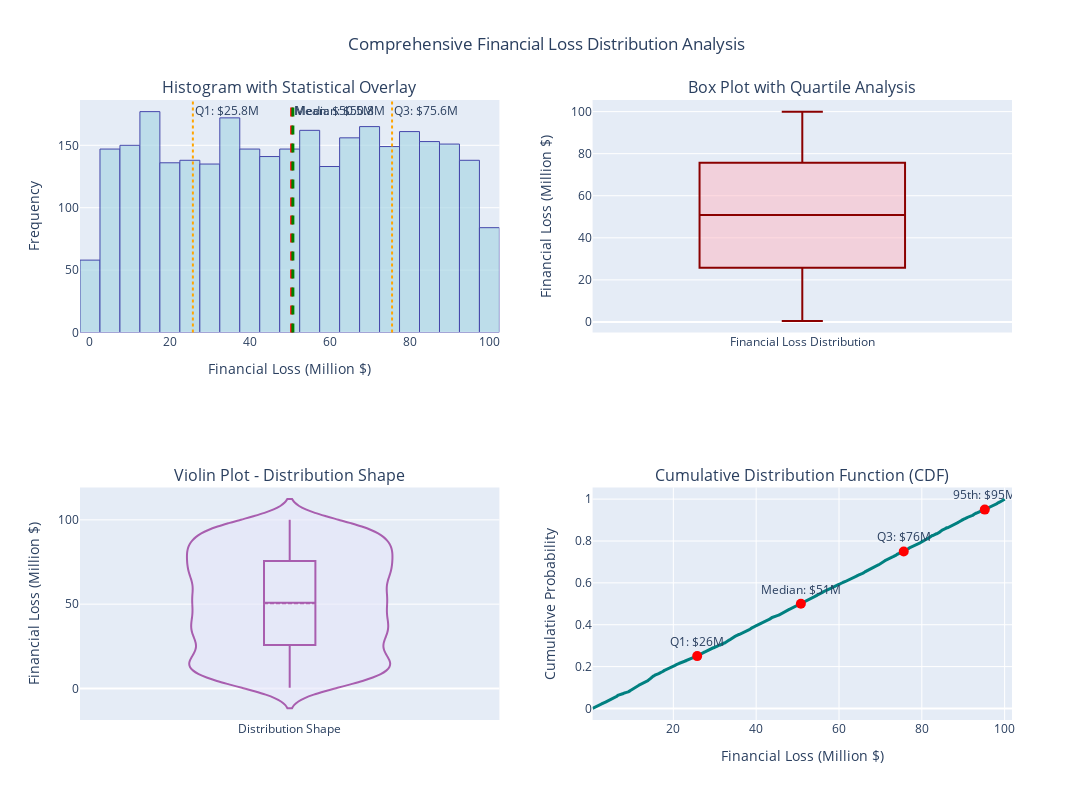

Notebook source saved alongside this figure:
### Code cell
# Enhanced Financial Loss Distribution Analysis with Multiple Visualizations
financial_data = cleaned_df['Financial Loss (in Million $)']
mean_val = financial_data.mean()
median_loss = financial_data.median()
std_val = financial_data.std()
percentile_25 = np.percentile(financial_data, 25)
percentile_75 = np.percentile(financial_data, 75)
percentile_95 = np.percentile(financial_data, 95)

# Create a comprehensive subplot layout
from plotly.subplots import make_subplots

# Create subplots with different chart types
fig = make_subplots(
    rows=2, cols=2,
    subplot_titles=(
        'Histogram with Statistical Overlay',
        'Box Plot with Quartile Analysis', 
        'Violin Plot - Distribution Shape',
        'Cumulative Distribution Function (CDF)'
    ),
    specs=[[{"secondary_y": False}, {"secondary_y": False}],
           [{"secondary_y": False}, {"secondary_y": False}]]
)

# 1. Enhanced Histogram with better binning and overlays
hist_trace = go.Histogram(
    x=financial_data,
    nbinsx=40,
    name='Financial Loss',
    opacity=0.7,
    marker_color='lightblue',
    marker_line_color='darkblue',
    marker_line_width=1
)
fig.add_trace(hist_trace, row=1, col=1)

# Add statistical lines to histogram
fig.add_vline(x=mean_val, line_dash="dash", line_color="red", line_width=3,
              annotation_text=f"Mean: ${mean_val:.1f}M", row=1, col=1)
fig.add_vline(x=median_loss, line_dash="dash", line_color="green", line_width=3,
              annotation_text=f"Median: ${median_loss:.1f}M", row=1, col=1)
fig.add_vline(x=percentile_25, line_dash="dot", line_color="orange", line_width=2,
              annotation_text=f"Q1: ${percentile_25:.1f}M", row=1, col=1)
fig.add_vline(x=percentile_75, line_dash="dot", line_color="orange", line_width=2,
              annotation_text=f"Q3: ${percentile_75:.1f}M", row=1, col=1)

# 2. Enhanced Box Plot with statistical annotations
box_trace = go.Box(
    y=financial_data,
    name='Financial Loss Distribution',
    boxpoints='outliers',
    marker_color='lightcoral',
    line_color='darkred',
    fillcolor='rgba(255, 182, 193, 0.5)',
    whiskerwidth=0.2
)
fig.add_trace(box_trace, row=1, col=2)

# 3. Violin Plot for distribution shape
violin_trace = go.Violin(
    y=financial_data,
    name='Distribution Shape',
    box_visible=True,
    line_color='purple',
    fillcolor='lavender',
    opacity=0.6,
    meanline_visible=True
)
fig.add_trace(violin_trace, row=2, col=1)

# 4. Cumulative Distribution Function
sorted_data = np.sort(financial_data)
cdf_y = np.arange(1, len(sorted_data) + 1) / len(sorted_data)
cdf_trace = go.Scatter(
    x=sorted_data,
    y=cdf_y,
    mode='lines',
    name='CDF',
    line=dict(color='teal', width=3)
)
fig.add_trace(cdf_trace, row=2, col=2)

# Add percentile markers to CDF
fig.add_scatter(x=[percentile_25, median_loss, percentile_75, percentile_95], 
                y=[0.25, 0.5, 0.75, 0.95],
                mode='markers+text',
                marker=dict(size=10, color='red'),
                text=[f'Q1: ${percentile_25:.0f}M', f'Median: ${median_loss:.0f}M', 
                      f'Q3: ${percentile_75:.0f}M', f'95th: ${percentile_95:.0f}M'],
                textposition="top center",
                name='Key Percentiles',
                row=2, col=2)

# Update layout
fig.update_layout(
    title_text="Comprehensive Financial Loss Distribution Analysis",
    title_x=0.5,
    height=800,
    width=1200,
    showlegend=False
)

# Update individual subplot axes
fig.update_xaxes(title_text="Financial Loss (Million $)", row=1, col=1)
fig.update_yaxes(title_text="Frequency", row=1, col=1)
fig.update_yaxes(title_text="Financial Loss (Million $)", row=1, col=2)
fig.update_yaxes(title_text="Financial Loss (Million $)", row=2, col=1)
fig.update_xaxes(title_text="Financial Loss (Million $)", row=2, col=2)
fig.update_yaxes(title_text="Cumulative Probability", row=2, col=2)

fig.show()

# Enhanced Statistical Summary
print("📊 ENHANCED FINANCIAL LOSS DISTRIBUTION ANALYSIS")
print("=" * 70)
print(f"📈 Central Tendency:")
print(f"   • Mean: ${mean_val:.2f}M")
print(f"   • Median: ${median_loss:.2f}M") 
print(f"   • Mode: ${financial_data.mode().iloc[0]:.2f}M")
print(f"\n📏 Variability Measures:")
print(f"   • Standard Deviation: ${std_val:.2f}M")
print(f"   • Variance: ${financial_data.var():.2f}M²")
print(f"   • Coefficient of Variation: {(std_val/mean_val)*100:.1f}%")
print(f"   • Interquartile Range (IQR): ${percentile_75 - percentile_25:.2f}M")
print(f"\n📊 Distribution Shape:")
print(f"   • Skewness: {financial_data.skew():.3f} ({'Right-skewed' if financial_data.skew() > 0 else 'Left-skewed' if financial_data.skew() < 0 else 'Symmetric'})")
print(f"   • Kurtosis: {financial_data.kurtosis():.3f} ({'Heavy-tailed' if financial_data.kurtosis() > 0 else 'Light-tailed'})")
print(f"\n🎯 Key Percentiles:")
print(f"   • 5th percentile: ${np.percentile(financial_data, 5):.2f}M")
print(f"   • 25th percentile (Q1): ${percentile_25:.2f}M")
print(f"   • 50th percentile (Median): ${median_loss:.2f}M")
print(f"   • 75th percentile (Q3): ${percentile_75:.2f}M")
print(f"   • 95th percentile: ${percentile_95:.2f}M")
print(f"\n💰 Risk Assessment:")
outlier_threshold_upper = percentile_75 + 1.5 * (percentile_75 - percentile_25)
high_risk_incidents = len(financial_data[financial_data > outlier_threshold_upper])
print(f"   • High-risk incidents (>${outlier_threshold_upper:.0f}M): {high_risk_incidents} ({(high_risk_incidents/len(financial_data))*100:.1f}%)")
print(f"   • Expected range (Q1-Q3): ${percentile_25:.0f}M - ${percentile_75:.0f}M")
print(f"   • Extreme losses (>95th percentile): ${len(financial_data[financial_data > percentile_95])} incidents")

### Figure 1 — Plotly figure (JSON) as saved in the notebook; plotly's stock layout.template omitted (floating-point values rounded to 4 significant figures; data arrays with more than 128 entries replaced by an {"elided": "..."} marker saying what was removed)
{"data": [{"marker": {"color": "lightblue", "line": {"color": "darkblue", "width": 1}}, "name": "Financial Loss", "nbinsx": 40, "opacity": 0.7, "type": "histogram", "x": {"elided": "3000 float values"}, "xaxis": "x", "yaxis": "y"}, {"boxpoints": "outliers", "fillcolor": "rgba(255, 182, 193, 0.5)", "line": {"color": "darkred"}, "marker": {"color": "lightcoral"}, "name": "Financial Loss Distribution", "type": "box", "whiskerwidth": 0.2, "xaxis": "x2", "y": {"elided": "3000 float values"}, "yaxis": "y2"}, {"box": {"visible": true}, "fillcolor": "lavender", "line": {"color": "purple"}, "meanline": {"visible": true}, "name": "Distribution Shape", "opacity": 0.6, "type": "violin", "xaxis": "x3", "y": {"elided": "3000 float values"}, "yaxis": "y3"}, {"line": {"color": "teal", "width": 3}, "mode": "lines", "name": "CDF", "type": "scatter", "x": {"elided": "3000 float values"}, "xaxis": "x4", "y": {"elided": "3000 float values"}, "yaxis": "y4"}, {"marker": {"color": "red", "size": 10}, "mode": "markers+text", "name": "Key Percentiles", "text": ["Q1: $26M", "Median: $51M", "Q3: $76M", "95th: $95M"], "textposition": "top center", "type": "scatter", "x": [25.76, 50.8, 75.63, 95.2], "xaxis": "x4", "y": [0.25, 0.5, 0.75, 0.95], "yaxis": "y4"}], "layout": {"annotations": [{"font": {"size": 16}, "showarrow": false, "text": "Histogram with Statistical Overlay", "x": 0.225, "xanchor": "center", "xref": "paper", "y": 1, "yanchor": "bottom", "yref": "paper"}, {"font": {"size": 16}, "showarrow": false, "text": "Box Plot with Quartile Analysis", "x": 0.775, "xanchor": "center", "xref": "paper", "y": 1, "yanchor": "bottom", "yref": "paper"}, {"font": {"size": 16}, "showarrow": false, "text": "Violin Plot - Distribution Shape", "x": 0.225, "xanchor": "center", "xref": "paper", "y": 0.375, "yanchor": "bottom", "yref": "paper"}, {"font": {"size": 16}, "showarrow": false, "text": "Cumulative Distribution Function (CDF)", "x": 0.775, "xanchor": "center", "xref": "paper", "y": 0.375, "yanchor": "bottom", "yref": "paper"}, {"showarrow": false, "text": "Mean: $50.5M", "x": 50.49, "xanchor": "left", "xref": "x", "y": 1, "yanchor": "top", "yref": "y domain"}, {"showarrow": false, "text": "Median: $50.8M", "x": 50.8, "xanchor": "left", "xref": "x", "y": 1, "yanchor": "top", "yref": "y domain"}, {"showarrow": false, "text": "Q1: $25.8M", "x": 25.76, "xanchor": "left", "xref": "x", "y": 1, "yanchor": "top", "yref": "y domain"}, {"showarrow": false, "text": "Q3: $75.6M", "x": 75.63, "xanchor": "left", "xref": "x", "y": 1, "yanchor": "top", "yref": "y domain"}], "height": 800, "shapes": [{"line": {"color": "red", "dash": "dash", "width": 3}, "type": "line", "x0": 50.49, "x1": 50.49, "xref": "x", "y0": 0, "y1": 1, "yref": "y domain"}, {"line": {"color": "green", "dash": "dash", "width": 3}, "type": "line", "x0": 50.8, "x1": 50.8, "xref": "x", "y0": 0, "y1": 1, "yref": "y domain"}, {"line": {"color": "orange", "dash": "dot", "width": 2}, "type": "line", "x0": 25.76, "x1": 25.76, "xref": "x", "y0": 0, "y1": 1, "yref": "y domain"}, {"line": {"color": "orange", "dash": "dot", "width": 2}, "type": "line", "x0": 75.63, "x1": 75.63, "xref": "x", "y0": 0, "y1": 1, "yref": "y domain"}], "showlegend": false, "title": {"text": "Comprehensive Financial Loss Distribution Analysis", "x": 0.5}, "width": 1200, "xaxis": {"anchor": "y", "domain": [0, 0.45], "title": {"text": "Financial Loss (Million $)"}}, "xaxis2": {"anchor": "y2", "domain": [0.55, 1]}, "xaxis3": {"anchor": "y3", "domain": [0, 0.45]}, "xaxis4": {"anchor": "y4", "domain": [0.55, 1], "title": {"text": "Financial Loss (Million $)"}}, "yaxis": {"anchor": "x", "domain": [0.625, 1], "title": {"text": "Frequency"}}, "yaxis2": {"anchor": "x2", "domain": [0.625, 1], "title": {"text": "Financial Loss (Million $)"}}, "yaxis3": {"anchor": "x3", "domain": [0, 0.375], "title": {"text": "Financial Loss (Million $)"}}, "yaxis4": {"anchor": "x4", "domain": [0, 0.375], "title": {"text": "Cumulative Probability"}}}}
